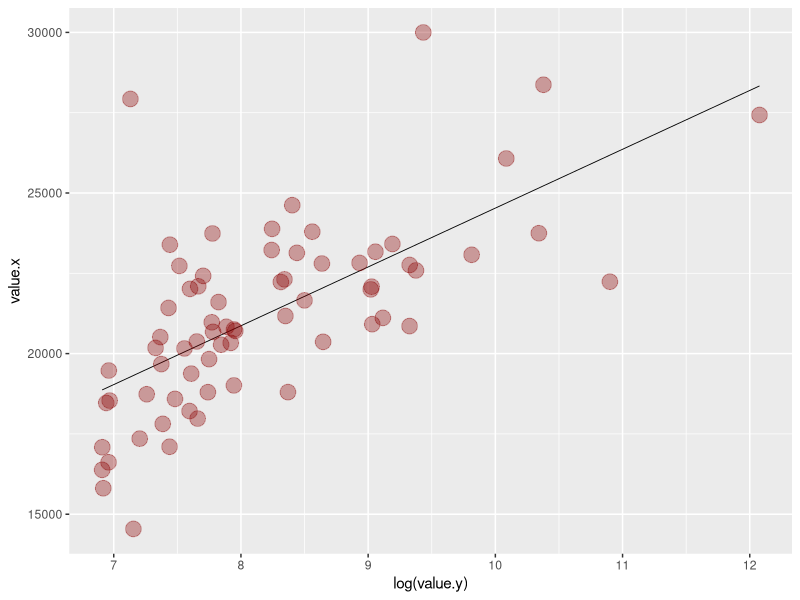

Reproduce this figure in R.
## ---- chunk 1
library(ggplot2)

data <- read.csv("data/renta_cantabria.csv")
pop <- read.csv("data/pop_cantabria.csv")

# Merge the datasets
merged <- merge(x = data, y = pop, by = "location_id", all.x = TRUE)

# Scatterplot
ggplot(merged, aes(log(value.y), value.x, color = value.x)) +
  geom_smooth(method='lm', color="black", se = FALSE, size = 0.3) +
  geom_point(size = 5, color="darkred", alpha = 0.35)
